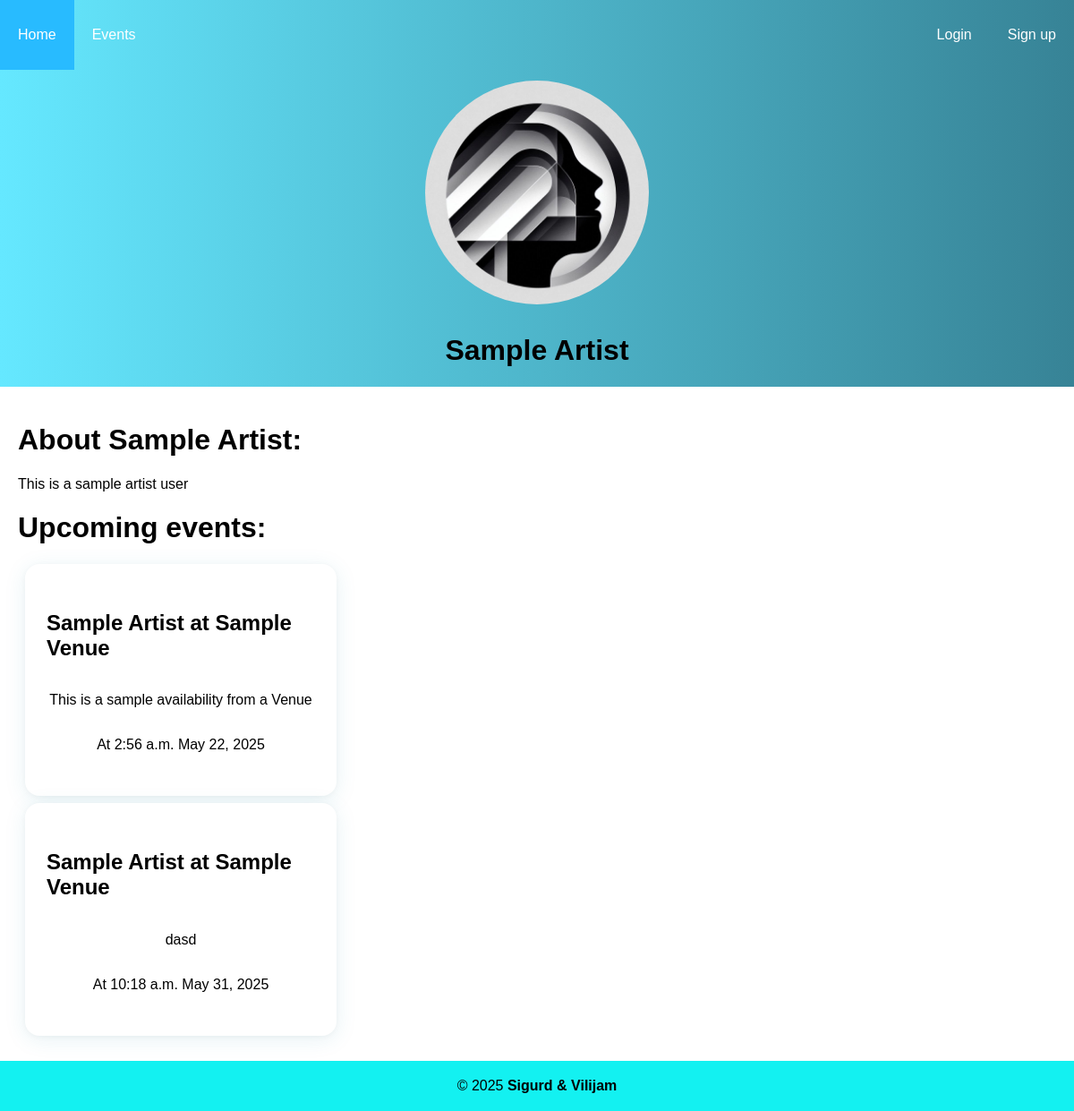
The page /artist/10/ on the database as committed earlier.
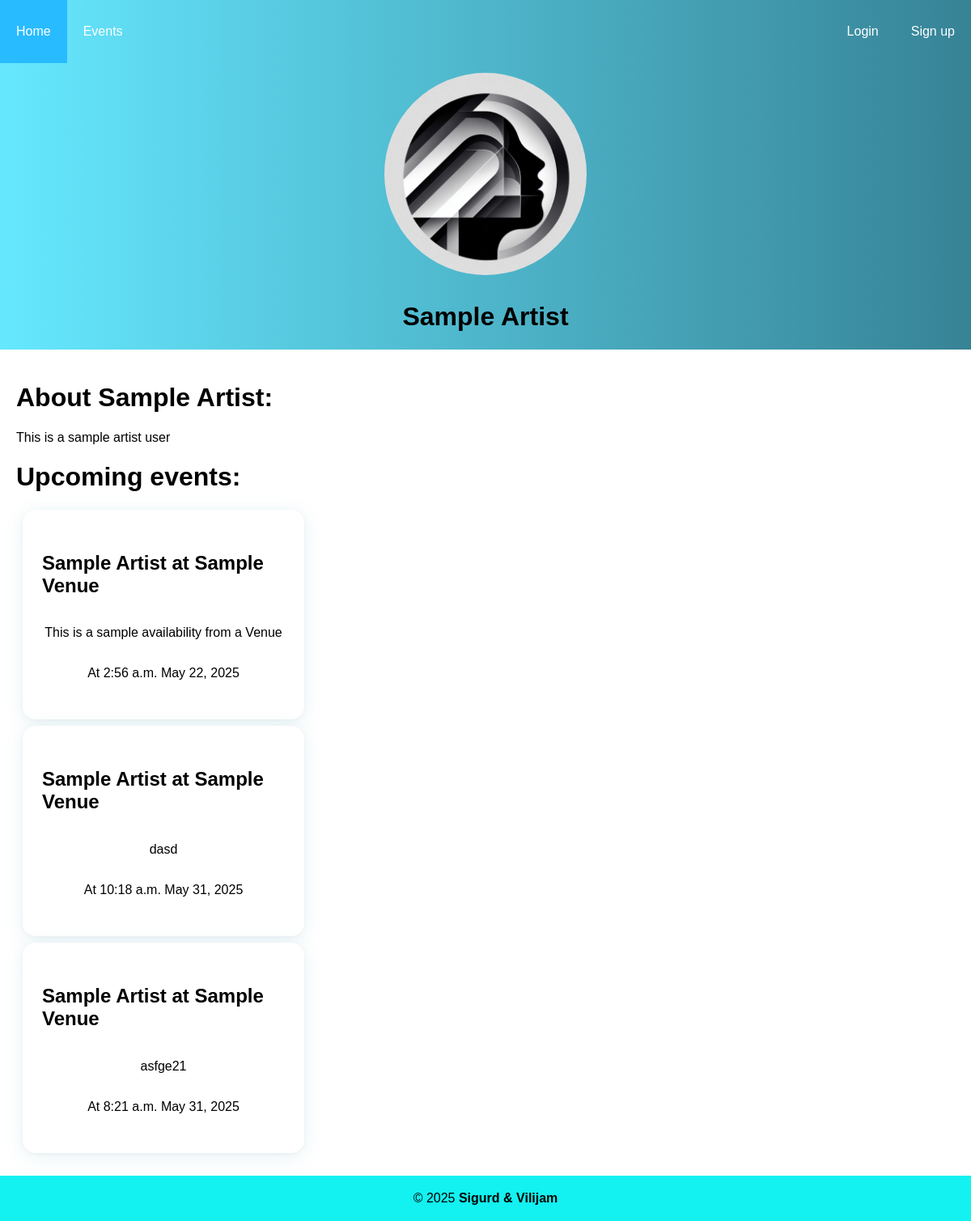
The same page on the database as committed later.
### app/models.py (models this page shows, shortened)
class Events(models.Model):
    eventname = models.CharField(max_length=100)
    eventdate = models.DateField()
    eventtime = models.TimeField()
    location = models.ForeignKey(
        Location, on_delete=models.CASCADE, related_name="events"
    )
    eventdescription = models.TextField()
    eventimage = models.ImageField(
        upload_to="eventpics/", default="eventpics/default.png", null=True, blank=True
    )
    EventArtists = models.ManyToManyField(
        Artist, through="EventArtists", related_name="event_artists"
    )
    eventvenue = models.ForeignKey(
        Venue, on_delete=models.CASCADE, related_name="event_venue"
    )
    ticketsold = models.IntegerField(default=0)
    ticketprice = models.DecimalField(max_digits=5, decimal_places=2)
    genres = models.ManyToManyField(Genre, related_name="events")
    authorized_doormen = models.ManyToManyField(
        Doorman, related_name="events", blank=True
    )

### app/views.py (the view)
# urls.py: path("artist/<int:artist_id>/", views.artistprofile, name="artistprofile"),
def artistprofile(request, artist_id):
    artist = get_object_or_404(Artist, id=artist_id)
    events = Events.objects.filter(EventArtists=artist)
    return render(request, "artistprofile.html", {"artist": artist, "events": events})

### templates/artistprofile.html (shortened to what this page needs)
{%extends "base.html"%}
{%block content%}
<div class="profilepic"><img src="{{ artist.user.profilepic.url }}" width="20%" alt="Profile Picture">
    <h1>{{ artist.user.profilename }}</h1>
</div>
<div class="container">
    <h1>About {{artist.user.profilename}}:</h1>
    <p>{{artist.user.bio}}</p>
    <h1>Upcoming events:</h1>
    {%if events%}
    {%for event in events%}
    <div class="card">
        <h2><a href="{% url 'event' event.id %}">{{ event.eventname }}</a></h2>
        <p>{{event.eventdescription}}</p>
        <p>At {{event.eventtime}} {{event.eventdate}}</p>
    </div>
    {%endfor%}
    {%else%}
    <p>No upcoming events</p>
    {%endif%}
</div>
{%endblock%}

Rows that differ between the two databases and show on the page:
added Events: eventname "Sample Artist at Sample Venue", eventdescription "asfge21", eventtime "8:21 a.m.", eventdate "May 31, 2025"
